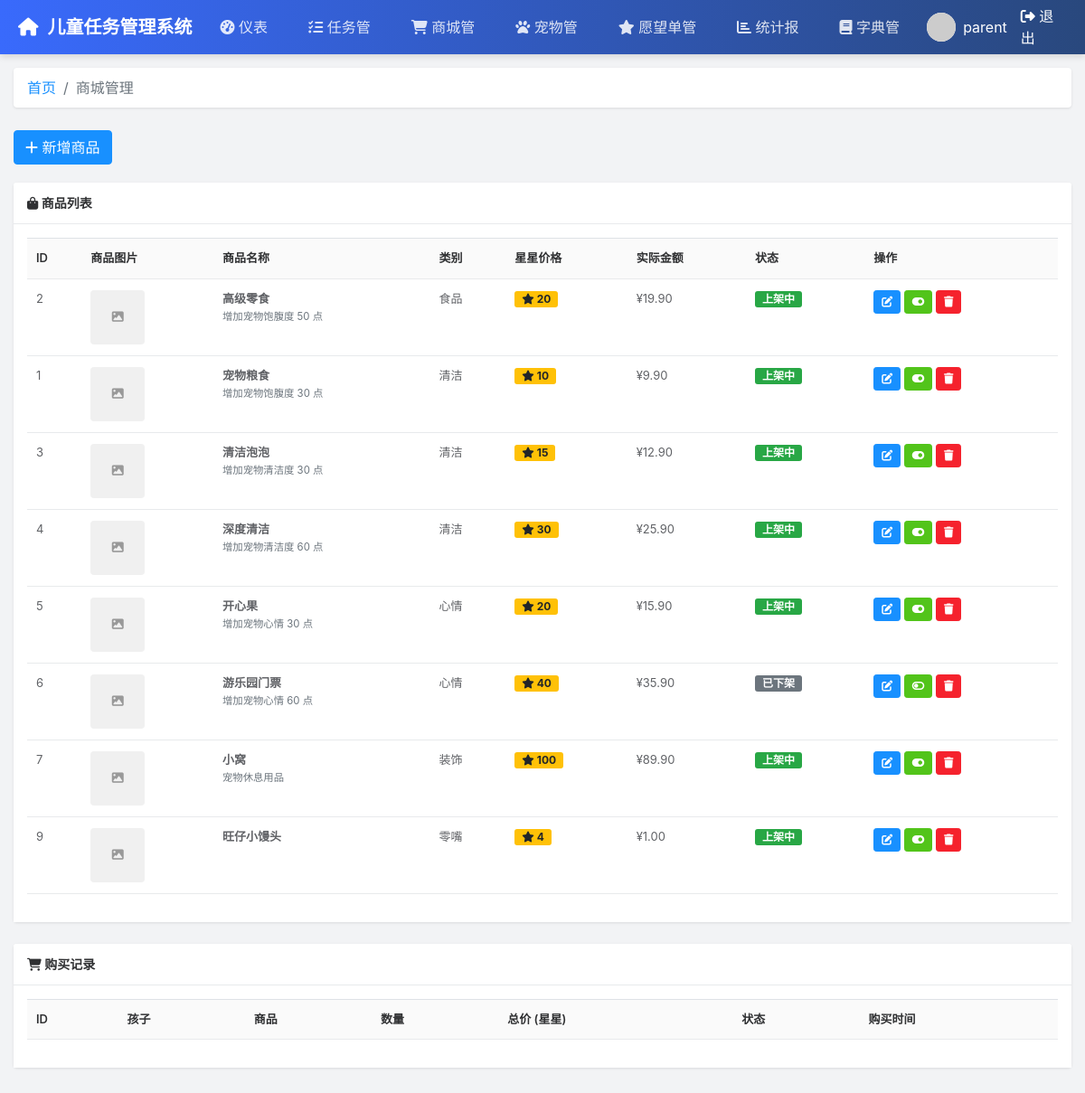
Screenshot of /parent/shop (signed in) with the database file from the repository.
### tables this page shows
CREATE TABLE shop_items (
                id INTEGER PRIMARY KEY AUTOINCREMENT,
                name TEXT NOT NULL,
                description TEXT,
                category TEXT NOT NULL,  -- 使用字典管理的类别（如：shop_category_1）
                price_stars INTEGER DEFAULT 0,
                real_price DECIMAL(10,2) DEFAULT 0,
                image TEXT,
                is_active BOOLEAN DEFAULT 1,
                created_at TIMESTAMP DEFAULT CURRENT_TIMESTAMP
            );

CREATE TABLE dictionaries (
                id INTEGER PRIMARY KEY AUTOINCREMENT,
                dict_type TEXT NOT NULL,           -- 字典类型（如：shop_category）
                dict_value TEXT NOT NULL,          -- 字典值显示名称（如：食品）
                dict_key TEXT NOT NULL,            -- 字典键（自动生成，如：shop_category_1）
                sort_order INTEGER DEFAULT 0,      -- 排序
                is_active BOOLEAN DEFAULT 1,       -- 状态
                created_at TIMESTAMP DEFAULT CURRENT_TIMESTAMP,
                remark TEXT,                       -- 备注
                UNIQUE(dict_type, dict_key)
            );

### routes/parent_routes.py (the view)
@bp.route('/shop')
def shop():
    if 'user_id' not in session or session.get('role') != 'parent':
        return redirect(url_for('parent_routes.login'))
    conn = get_db_connection()
    items = conn.execute('''
        SELECT * FROM shop_items
        ORDER BY category, price_stars
    ''').fetchall()
    categories_raw = conn.execute('''
        SELECT dict_key, dict_value
        FROM dictionaries
        WHERE dict_type = 'shop_category'
        ORDER BY sort_order
    ''').fetchall()
    categories = {}
    for row in categories_raw:
        categories[row['dict_key']] = row['dict_value']
    purchase_records = conn.execute('''
        SELECT pr.*, c.nickname as child_name, si.name as item_name
        FROM purchase_records pr
        JOIN children c ON pr.child_id = c.id
        JOIN shop_items si ON pr.item_id = si.id
        ORDER BY pr.created_at DESC
    ''').fetchall()
    conn.close()
    return render_template('parent/shop.html', items=items, purchase_records=purchase_records, categories=dict(categories))

### models.py (called while the page is built)
def get_db_connection():
    conn = sqlite3.connect(DATABASE)
    conn.row_factory = sqlite3.Row  # 让结果可以通过列名访问
    return conn

### templates/parent/shop.html (shortened to what this page needs)
{% extends "parent/layout.html" %}
{% block content %}
<nav aria-label="breadcrumb">
    <ol class="breadcrumb">
        <li class="breadcrumb-item"><a href="/parent/dashboard">首页</a></li>
        <li class="breadcrumb-item active" aria-current="page">商城管理</li>
    </ol>
</nav>
<div class="toolbar">
    <div class="btn-group">
        <button type="button" class="btn btn-primary" onclick="addItem()">
            <i class="fas fa-plus"></i> 新增商品
        </button>
    </div>
</div>
<div class="card">
    <div class="card-header">
        <i class="fas fa-shopping-bag"></i> 商品列表
    </div>
    <div class="card-body">
        <table class="table table-hover">
            <thead>
                <tr>
                    <th>ID</th>
                    <th>商品图片</th>
                    <th>商品名称</th>
                    <th>类别</th>
                    <th>星星价格</th>
                    <th>实际金额</th>
                    <th>状态</th>
                    <th>操作</th>
                </tr>
            </thead>
            <tbody>
                {% for item in items %}
                <tr>
                    <td>{{ item.id }}</td>
                    <td>
                        {% if item.image %}
                        <img src="{{ item.image }}" alt="{{ item.name }}" style="width: 60px; height: 60px; object-fit: cover; border-radius: 4px;">
                        {% else %}
                        <div style="width: 60px; height: 60px; background-color: #f0f0f0; border-radius: 4px; display: flex; align-items: center; justify-content: center; color: #999;">
                            <i class="fas fa-image"></i>
                        </div>
                        {% endif %}
                    </td>
                    <td>
                        <strong>{{ item.name }}</strong><br>
                        <small class="text-muted">{{ item.description[:30] if item.description else '' }}{{ '...' if item.description and item.description|length > 30 else '' }}</small>
                    </td>
                    <td>
                        {% if categories %}
                        {{ categories.get(item.category, item.category) }}
                        {% else %}
                        {{ item.category }}
                        {% endif %}
                    </td>
                    <td><span class="badge badge-warning"><i class="fas fa-star"></i> {{ item.price_stars }}</span></td>
                    <td>¥{{ "%.2f"|format(item.real_price or 0) }}</td>
                    <td>
                        {% if item.is_active %}
                        <span class="badge badge-success">上架中</span>
                        {% else %}
                        <span class="badge badge-secondary">已下架</span>
                        {% endif %}
                    </td>
                    <td>
                        <button class="btn btn-sm btn-primary" onclick="editItem({{ item.id }})" title="编辑">
                            <i class="fas fa-edit"></i>
                        </button>
                        <button class="btn btn-sm btn-success" onclick="toggleItem({{ item.id }}, {{ item.is_active }})" title="{{ '下架' if item.is_active else '上架' }}">
                            <i class="fas fa-{{ 'toggle-on' if item.is_active else 'toggle-off' }}"></i>
                        </button>
                        <button class="btn btn-sm btn-danger" onclick="deleteItem({{ item.id }})" title="删除">
                            <i class="fas fa-trash"></i>
                        </button>
                    </td>
                </tr>
                {% endfor %}
            </tbody>
        </table>
    </div>
</div>
<div class="card mt-4">
    <div class="card-header">
        <i class="fas fa-shopping-cart"></i> 购买记录
    </div>
    <div class="card-body">
        <table class="table table-hover">
            <thead>
                <tr>
                    <th>ID</th>
                    <th>孩子</th>
                    <th>商品</th>
                    <th>数量</th>
                    <th>总价 (星星)</th>
                    <th>状态</th>
                    <th>购买时间</th>
                </tr>
            </thead>
        </table>
    </div>
</div>
{% endblock %}

### templates/parent/layout.html (style rules this page uses)
:root { --ry-primary: #1890ff; --ry-success: #52c41a; --ry-warning: #faad14; --ry-danger: #f5222d; --ry-info: #909399; --ry-border: #e8eaec; --ry-bg: #f2f3f5; --ry-text: #606266; --ry-text-title: #303133; }
body { font-family: -apple-system, BlinkMacSystemFont, 'Segoe UI', 'Microsoft YaHei', sans-serif; background-color: var(--ry-bg); margin: 0; padding: 0; }
.card { border: none; border-radius: 4px; box-shadow: 0 1px 3px rgba(0,0,0,0.1); margin-bottom: 15px; }
.card-header { background-color: white; border-bottom: 1px solid var(--ry-border); padding: 12px 15px; font-size: 14px; font-weight: 600; color: var(--ry-text-title); }
.card-body { padding: 15px; background-color: white; }
.table { font-size: 13px; }
.table thead th { background-color: #fafafa; border-bottom: 1px solid var(--ry-border); color: var(--ry-text-title); font-weight: 600; padding: 12px 10px; }
.table tbody td { padding: 12px 10px; border-bottom: 1px solid var(--ry-border); color: var(--ry-text); }
.btn-primary { background-color: var(--ry-primary); border-color: var(--ry-primary); }
.btn-success { background-color: var(--ry-success); border-color: var(--ry-success); }
.btn-danger { background-color: var(--ry-danger); border-color: var(--ry-danger); }
.btn-sm { padding: 3px 8px; font-size: 12px; }
.badge { font-size: 12px; padding: 3px 8px; border-radius: 3px; }
.toolbar { margin-bottom: 10px; padding: 10px 0; }
.breadcrumb { background: white; padding: 10px 15px; margin-bottom: 15px; border-radius: 4px; box-shadow: 0 1px 3px rgba(0,0,0,0.1); }
.breadcrumb-item a { color: var(--ry-primary); text-decoration: none; }

### rows the page displays
shop_items: id "2", name "高级零食", description "增加宠物饱腹度 50 点", get "食品", price_stars "20", real_price "19.90", is_active "上架中"
shop_items: id "1", name "宠物粮食", description "增加宠物饱腹度 30 点", get "清洁", price_stars "10", real_price "9.90", is_active "上架中"
shop_items: id "3", name "清洁泡泡", description "增加宠物清洁度 30 点", get "清洁", price_stars "15", real_price "12.90", is_active "上架中"
shop_items: id "4", name "深度清洁", description "增加宠物清洁度 60 点", get "清洁", price_stars "30", real_price "25.90", is_active "上架中"
shop_items: id "5", name "开心果", description "增加宠物心情 30 点", get "心情", price_stars "20", real_price "15.90", is_active "上架中"
shop_items: id "6", name "游乐园门票", description "增加宠物心情 60 点", get "心情", price_stars "40", real_price "35.90", is_active "已下架"
shop_items: id "7", name "小窝", description "宠物休息用品", get "装饰", price_stars "100", real_price "89.90", is_active "上架中"
shop_items: id "9", name "旺仔小馒头", get "零嘴", price_stars "4", real_price "1.00", is_active "上架中"

### other values shown
{{ session.get('username', '用户') }} "parent"
